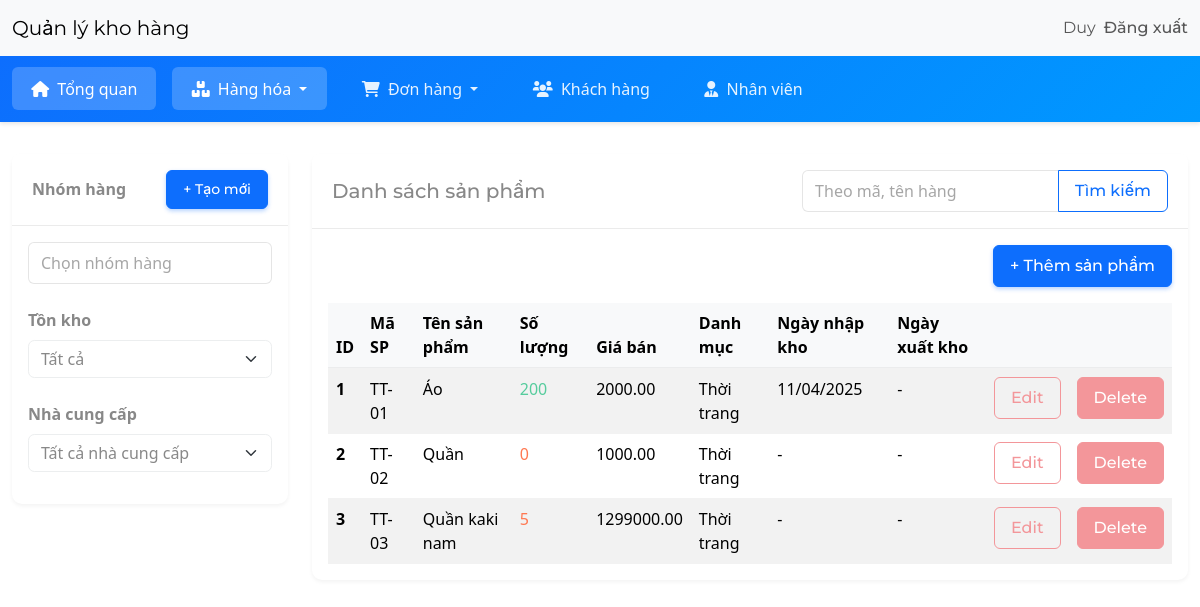
/dashboard/ (signed in), run on the app's committed database.
### inventory/models.py (models this page shows, shortened)
class InventoryItem(models.Model):
	name = models.CharField(max_length=200)
	sku = models.CharField(max_length=50, unique=True, verbose_name="Mã sản phẩm")
	quantity = models.IntegerField()
	selling_price = models.DecimalField(max_digits=10, decimal_places=2, verbose_name="Giá bán")
	cost_price = models.DecimalField(max_digits=10, decimal_places=2, default=0, verbose_name="Giá vốn")
	weight = models.DecimalField(max_digits=10, decimal_places=2, null=True, blank=True, verbose_name="Trọng lượng (gram)")
	min_stock = models.IntegerField(default=0, verbose_name="Tồn kho tối thiểu")
	max_stock = models.IntegerField(default=10, verbose_name="Tồn kho tối đa")
	supplier = models.ForeignKey('Supplier', on_delete=models.SET_NULL, null=True, blank=True, verbose_name="Nhà cung cấp")
	category = models.ForeignKey('Category', on_delete=models.SET_NULL, blank=True, null=True)
	product_group = models.ForeignKey(ProductGroup, on_delete=models.SET_NULL, blank=True, null=True, verbose_name="Nhóm hàng")
	date_created = models.DateTimeField(auto_now_add=True)
	user = models.ForeignKey(User, on_delete=models.CASCADE)
	date_stocked = models.DateField(verbose_name="Ngày nhập kho", null=True, blank=True)
	date_sold = models.DateField(verbose_name="Ngày xuất kho", null=True, blank=True)

class Category(models.Model):
	name = models.CharField(max_length=200)
	class Meta:
		verbose_name_plural = 'categories'

### inventory/views.py (the view, shortened to what this page needs)
# urls.py: path('dashboard/', Dashboard.as_view(), name='dashboard'),
class Dashboard(LoginRequiredMixin, View):
	def get(self, request):
		search_query = request.GET.get('q', None)
		selected_group_ids = request.GET.getlist('product_group_filter')
		stock_filter = request.GET.get('stock_filter', None)
		supplier_filter = request.GET.get('supplier_filter', None)
		user_items = InventoryItem.objects.filter(user=self.request.user.id)
		if search_query:
			user_items = user_items.filter(
				Q(name__icontains=search_query) | Q(sku__icontains=search_query)
			)
		selected_group_ids_int = []
		if selected_group_ids:
			for gid_str in selected_group_ids:
				if gid_str.isdigit():
					selected_group_ids_int.append(int(gid_str))
		if selected_group_ids_int: # Chỉ lọc nếu có ID hợp lệ
			user_items = user_items.filter(product_group__id__in=selected_group_ids_int)
		low_inventory_ids = list(InventoryItem.objects.filter(user=self.request.user.id, quantity__lte=LOW_QUANTITY).values_list('id', flat=True))
		all_product_groups = ProductGroup.objects.all().order_by('name')
		all_suppliers = Supplier.objects.all().order_by('name')
		product_group_form = ProductGroupForm()
		items = user_items.order_by('id')
		context = {
			'items': items,
			'low_inventory_ids': low_inventory_ids, # Giữ nguyên từ code gốc
			'all_product_groups': all_product_groups,
			'all_suppliers': all_suppliers, # Danh sách tất cả nhà cung cấp
			'selected_group_ids': selected_group_ids_int, # Truyền lại ID đã chọn (dạng số nguyên)
			'selected_supplier': supplier_filter, #them nha cung cap da chon
   			'product_group_form': product_group_form,
			'search_query': search_query,
			'stock_filter': stock_filter,
		}
		return render(request, 'inventory/dashboard.html', context)

### inventory/forms.py
class ProductGroupForm(forms.ModelForm):
    class Meta:
        model = ProductGroup
        fields = ['name']
        labels = {
            'name': 'Tên nhóm hàng',
        }
        widgets = {
            'name': forms.TextInput(attrs={'class': 'form-control','placeholder': 'Nhập tên nhóm hàng'}),
        }

### inventory/templates/inventory/dashboard.html (shortened to what this page needs)
{% extends 'inventory/base.html' %}
{% load crispy_forms_tags %}
{% load static %}
{% load i18n %}
{% block head_extra %}
    <link rel="stylesheet" href="{% static 'inventory/dashboard_styles.css' %}">
{% endblock head_extra %}
{% block content %}
    <nav class="dashboard-secondary-nav">
        <div class="container-fluid">
            <ul class="nav">
                <li class="nav-item">
                    <a class="nav-link {% if request.resolver_match.url_name == 'dashboard' and not request.GET %}active{% endif %}"
                       href="{% url 'dashboard' %}">
                       <i class="fas fa-home me-1"></i> Tổng quan
                    </a>
                </li>
                <li class="nav-item dropdown">
                    <a class="nav-link dropdown-toggle {% if request.resolver_match.url_name == 'dashboard' or request.resolver_match.url_name == 'supplier-list' %}active{% endif %}"
                       href="#" id="navbarDropdownHangHoa" role="button" data-bs-toggle="dropdown">
                       <i class="fas fa-boxes me-1"></i> Hàng hóa
                    </a>
                </li>
                <li class="nav-item">
                   <a class="nav-link dropdown-toggle {% if request.resolver_match.url_name == 'order-list' or request.resolver_match.url_name == 'order-create' %}active{% endif %}"
                       href="#" id="navbarDropdownDonHang" role="button" data-bs-toggle="dropdown">
                       <i class="fas fa-shopping-cart me-1"></i> Đơn hàng
                    </a>
                </li>
                <li class="nav-item">
                    <a class="nav-link {% if request.resolver_match.url_name == 'customers' %}active{% endif %}"
                       href="#">
                       <i class="fas fa-users me-1"></i> Khách hàng
                    </a>
                </li>
                <li class="nav-item">
                    <a class="nav-link {% if request.resolver_match.url_name == 'staff' %}active{% endif %}"
                       href="#">
                       <i class="fas fa-user-tie me-1"></i> Nhân viên
                    </a>
                </li>
            </ul>
        </div>
    </nav>
<div class="container-fluid mt-4">
    <div class="row">
        <div class="col-md-3">
            <div class="card mb-4">
                <div class="card-header d-flex justify-content-between align-items-center">
                    <strong>Nhóm hàng</strong>
                    <a href="#" class="btn btn-sm btn-primary" data-bs-toggle="modal" data-bs-target="#createProductGroupModal">
                        + Tạo mới
                    </a>
                </div>
                <div class="card-body">
                    <form method="GET" action="{% url 'dashboard' %}" id="filterForm">
                        <div class="dropdown mb-3 w-100">
                            <input type="text" class="form-control" id="groupSearchInput"
                                    placeholder="Chọn nhóm hàng" readonly
                                    data-bs-toggle="dropdown" aria-expanded="false">
                        </div>
                        <div class="mt-4">
                            <strong class="d-block mb-2">Tồn kho</strong>
                            <div class="dropdown mb-3 w-100">
                                <select class="form-select" name="stock_filter" id="stockFilter">
                                    <option value="">Tất cả</option>
                                </select>
                            </div>
                        </div>
                        <div class="mt-4">
                            <strong class="d-block mb-2">Nhà cung cấp</strong>
                            <div class="dropdown mb-3 w-100">
                                <select class="form-select" name="supplier_filter" id="supplierFilter">
                                    <option value="">Tất cả nhà cung cấp</option>
                                </select>
                            </div>
                        </div>
                    </form>
                </div>
            </div>
        </div>
            <div class="col-md-9">
                <div class="card">
					<div class="card-header d-flex justify-content-between align-items-center">
						<h5 class="mb-0">Danh sách sản phẩm</h5>
						<div>
							<form method="GET" action="{% url 'dashboard' %}" class="d-flex mb-0">
								<div class="input-group">
									<input type="text" name="q" class="form-control" placeholder="Theo mã, tên hàng" value="{{ search_query | default:'' }}">
									<button class="btn btn-outline-primary" type="submit">Tìm kiếm</button>
								</div>
							</form>
						</div>
					</div>
				<div class="card-body">
					<div class="d-flex justify-content-end mb-3">
						<a href="{% url 'add-item' %}" class="btn btn-primary">+ Thêm sản phẩm</a>
					</div>
				<div class="table-responsive">
					<table class="table table-hover table-striped">
						<thead>
							<tr>
								<th scope="col">ID</th>
								<th scope="col">Mã SP</th>
								<th scope="col">Tên sản phẩm</th>
								<th scope="col">Số lượng</th>
								<th scope="col">Giá bán</th>
								<th scope="col">Danh mục</th>
								<th scope="col">Ngày nhập kho</th>
								<th scope="col">Ngày xuất kho</th>
								<th scope="col"></th>
								<th scope="col"></th>
							</tr>
						</thead>
						<tbody>
							{% for item in items %}
							<tr>
								<th scope="row">{{ forloop.counter }}</th>
								<td>{{ item.sku }}</td>
								<td>{{ item.name }}</td>
								{% if item.id in low_inventory_ids %}
									<td class="text-danger">{{ item.quantity }}</td>
								{% else %}
									<td class="text-success">{{ item.quantity }}</td>
								{% endif %}
								<td>{{ item.selling_price }}</td>
								<td>{{ item.category.name }}</td>
								<td>{{ item.date_stocked|date:"d/m/Y"|default:"-" }}</td>
								<td>{{ item.date_sold|date:"d/m/Y"|default:"-" }}</td>
								<td><a href="{% url 'edit-item' item.id %}" class="btn btn-outline-secondary">Edit</a></td>
								<td><a href="{% url 'delete-item' item.id %}" class="btn btn-secondary">Delete</a></td>
							</tr>
							{% endfor %}
						</tbody>
					</table>
				</div>
			</div>
		</div>
	</div>
</div>
{% endblock content %}

### inventory/templates/inventory/navigation.html (shortened to what this page needs)
<nav class="navbar navbar-expand-lg bg-light">
	<div class="container-fluid">
		<a class="navbar-brand" href="{% url 'index' %}">Quản lý kho hàng</a>
		<div class="collapse navbar-collapse justify-content-end" id="navbarNav">
			<ul class="navbar-nav">
				{% if user.is_authenticated %}
                    <li class="nav-item">
                        <a class="nav-link" href="{% url 'account-edit' %}">{{ user.username }}</a>
                    </li>
                    <li class="nav-item">
                        <form method="post" action="{% url 'logout' %}" id="logout-form" class="d-inline">
                            <button type="submit" class="nav-link btn btn-link" style="display: inline; cursor: pointer; padding: var(--bs-nav-link-padding-y) var(--bs-nav-link-padding-x); color: var(--bs-nav-link-color);">Đăng xuất</button>
                        </form>
                    </li>
				{% endif %}
			</ul>
		</div>
	</div>
</nav>

### inventory/static/inventory/dashboard_styles.css (style rules this page uses)
.dashboard-secondary-nav { background: linear-gradient(135deg, #0d6efd 0%, #0099ff 100%); padding: 0.7rem 0; margin-bottom: 2rem; box-shadow: 0 2px 4px rgba(0,0,0,0.1); }
.dashboard-secondary-nav .nav-item { margin-right: 1rem; }
.dashboard-secondary-nav .nav-link { color: rgba(255,255,255,0.9); padding: 0.6rem 1.2rem; font-weight: 500; transition: all 0.2s ease; border-radius: 6px; }
.dashboard-secondary-nav .nav-link.active { color: #ffffff; background-color: rgba(255,255,255,0.2); }
.card { border: none; border-radius: 10px; box-shadow: 0 2px 4px rgba(0,0,0,0.05); transition: all 0.3s ease; }
.card-header { background-color: #ffffff; border-bottom: 1px solid rgba(0,0,0,0.08); padding: 1rem 1.25rem; }
.btn { border-radius: 6px; padding: 0.5rem 1rem; font-weight: 500; transition: all 0.2s; }
.btn-primary { box-shadow: 0 2px 4px rgba(13,110,253,0.3); }
.table { margin-bottom: 0; }
.table thead th { background-color: #f8f9fa; border-bottom: 2px solid rgba(0,0,0,0.05); font-weight: 600; }
.table tbody tr { transition: all 0.2s; }
.form-control { border-radius: 6px; border: 1px solid rgba(0,0,0,0.1); padding: 0.5rem 0.75rem; }
.btn-primary { background-color: #0d6efd !important; border-color: #0d6efd !important; box-shadow: 0 2px 4px rgba(13,110,253,0.3); color: #fff !important; }
.btn-outline-primary { color: #0d6efd !important; border-color: #0d6efd !important; background-color: transparent !important; }

### data on the page
InventoryItem: sku "TT-01", name "Áo", quantity "200", selling_price "2000.00", category.name "Thời trang", date_stocked "11/04/2025", date_sold "-"
InventoryItem: sku "TT-02", name "Quần", quantity "0", selling_price "1000.00", category.name "Thời trang", date_stocked "-", date_sold "-"
InventoryItem: sku "TT-03", name "Quần kaki nam", quantity "5", selling_price "1299000.00", category.name "Thời trang", date_stocked "-", date_sold "-"

### other printed values
{{ user.username }} "Duy"
